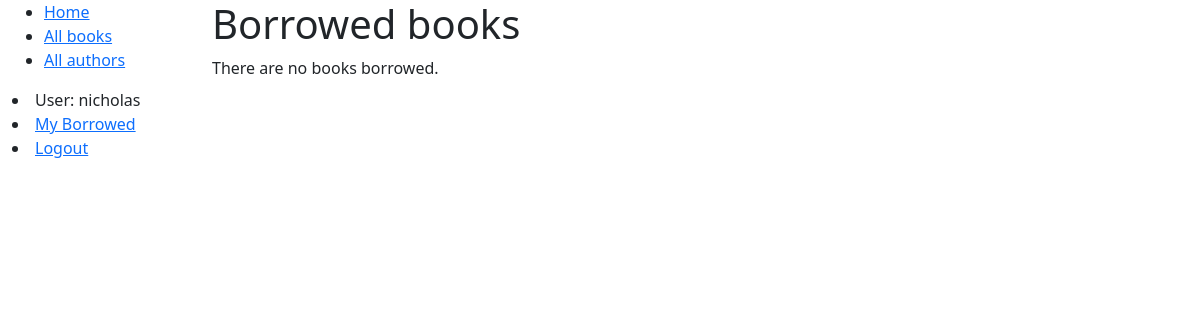
The page /testing/mybooks/ (signed in) on the database as committed earlier.
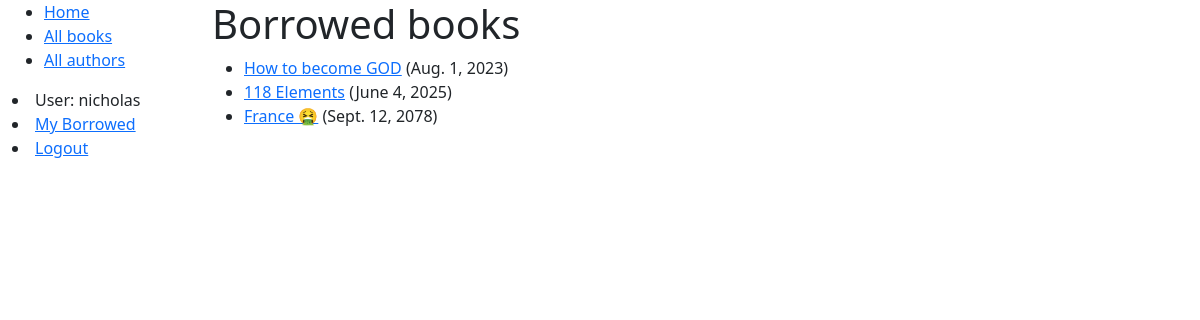
The same page on the database as committed later.
### testing/models.py (models this page shows, shortened)
class BookInstance(models.Model):
    id = models.UUIDField(primary_key=True, default=uuid.uuid4, help_text=_('Unique ID for this particular book across whole library'))
    book = models.ForeignKey('Book', on_delete=models.RESTRICT, null=True)
    imprint = models.CharField(max_length=200)
    due_back = models.DateField(null=True, blank=True)
    borrower = models.ForeignKey(User, on_delete = models.SET_NULL, null=True, blank=True)
    LOAN_STATUS = (
        ('m', 'Maintenance'),
        ('o', 'On loan'),
        ('a', 'Available'),
        ('r', 'Reserved'),
    )
    status = models.CharField(
        max_length=1,
        choices=LOAN_STATUS,
        blank=True,
        default='m',
        help_text=_('Book availability'),
    )
    class Meta:
        ordering = ['due_back']
        permissions = (("can_mark_returned", "Set book as returned"),)
    @property
    def is_overdue(self):
        return bool(self.due_back and date.today() > self.due_back)

class Book(models.Model):
    title = models.CharField(max_length=200)
    author = models.ForeignKey('Author', on_delete=models.SET_NULL, null=True)
    summary = models.TextField(max_length=1000, help_text=_('Enter a brief description of the book'))
    isbn = models.CharField('ISBN', max_length=13, unique=True,
                             help_text=_('13 Character <a href="https://www.isbn-international.org/content/what-isbn">ISBN number</a>'))
    genre = models.ManyToManyField(Genre, help_text=_('Select a genre for this book'))
    def display_genre(self):
        """Create a string for the Genre. This is required to display genre in Admin."""
        return ', '.join(genre.name for genre in self.genre.all()[:3])
    display_genre.short_description = 'Genre'

### testing/views.py (the view)
# urls.py: path('mybooks/', views.LoanedBooksByUserListView.as_view(), name = 'my-borrowed'),
class LoanedBooksByUserListView(LoginRequiredMixin, generic.ListView):
    model = BookInstance
    template_name = 'testing/bookinstance_list_borrowed_user.html'
    paginate_by = 10
    def get_queryset(self):
        return (
            BookInstance.objects.filter(borrower=self.request.user)
            .filter(status__exact='o')
            .order_by('due_back')
        )

### testing/templates/testing/bookinstance_list_borrowed_user.html
{% extends "base_generic.html" %}
{% block content %}
    <h1>Borrowed books</h1>
    {% if bookinstance_list %}
    <ul>
      {% for bookinst in bookinstance_list %}
      <li class="{% if bookinst.is_overdue %}text-danger{% endif %}">
        <a href="{% url 'book-detail' bookinst.book.pk %}">{{ bookinst.book.title }}</a> ({{ bookinst.due_back }})
      </li>
      {% endfor %}
    </ul>
    {% else %}
      <p>There are no books borrowed.</p>
    {% endif %}
{% endblock %}

Rows that differ between the two databases and show on the page:
now on this page (row edited): BookInstance: book "How to become GOD", due_back "Aug. 1, 2023"
now on this page (row edited): BookInstance: book "118 Elements", due_back "June 4, 2025"
now on this page (row edited): BookInstance: book "France 🤮", due_back "Sept. 12, 2078"
Other text that changed with them:
text no longer shown: "There are no books borrowed."
